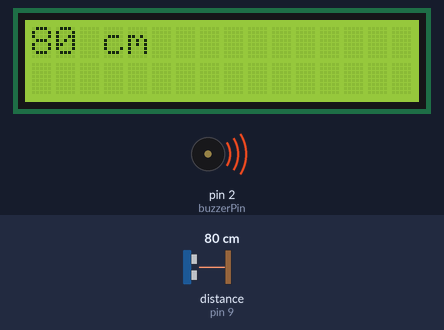
Simulated run of this sketch. Board: Arduino Uno, built with avr-gcc and run on an emulated ATmega328P. Shown: 16×2 character LCD, buzzer (waves = sounding, pin HIGH). Wiring (inferred from the names in the program): ultrasonic range finder: trigger pin 10; echo pin 9. The inputs (shaded band) are chosen by the test bench; at power-on: distance to the obstacle (sensor on pin 9) 80 cm. The echo pulse lasts 58.3 µs per cm; pins used as bus, display or sensor lines are not drawn.

Above: at 1.2 s.
1.3 s: distance to the obstacle (sensor on pin 9) set to 2 cm
At 3.1 s:
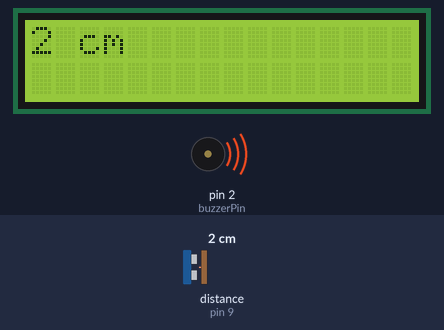
3.5 s: distance to the obstacle (sensor on pin 9) set to 4 cm
At 4.1 s:
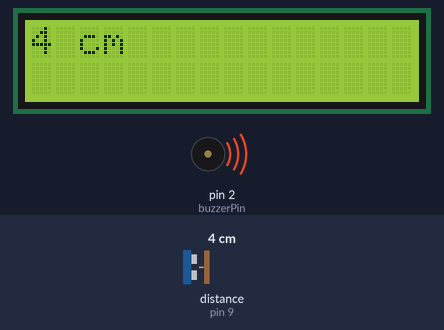
5.1 s: distance to the obstacle (sensor on pin 9) set to 9 cm
At 5.7 s:
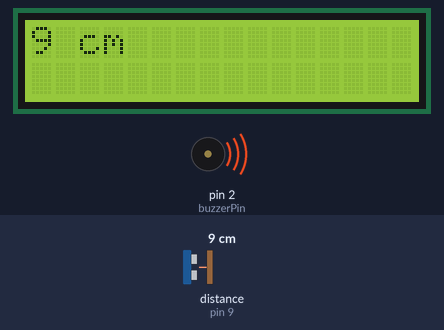
Timing chart, 0 to 8.1 s (numbered marks = the images above; inputs shaded):
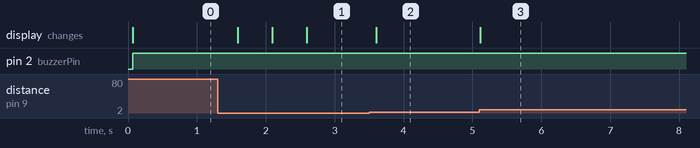

The sketch:

Exo1.ino
```cpp
#include <LiquidCrystal.h>
#include <Servo.h>

const int buzzerPin = 2;
const int trigPin = 10;
const int echoPin = 9;
int distance_max=320;
long distance=0;
long temps=0;

LiquidCrystal lcd(12, 11, 7, 6, 5, 4);

void setup() {

  lcd.begin(16,2);

  pinMode(buzzerPin,OUTPUT);
  pinMode(trigPin, OUTPUT);
  pinMode(echoPin, INPUT);

}

void loop() {

  digitalWrite(trigPin, LOW);
  delayMicroseconds(2);

  // Le trigger reçoit un courant 5V pendant 10 microsecondes
  // ce qui génère une onde ultrason.
  digitalWrite(trigPin, HIGH);
  delayMicroseconds(10);
  digitalWrite(trigPin, LOW);

  // Grâce à echoPin et la fonction pulseIn,
  // on lit la valeur du temps nécessaire à l'onde sonore pour réaliser un aller-retour
  temps = pulseIn(echoPin, HIGH);
  // On calcul la distance sachant la vitesse du son est d'environ 340 m/s dans l'air
  distance = temps/29/2;
  digitalWrite(buzzerPin,HIGH);

  // On affiche la distance sur le lcd
  lcd.clear();
  lcd.setCursor(0,0);
  lcd.print(distance);
  lcd.print(" cm");
  delay(500);
}
```

Measured:
- after the input at 1.3 s, the display: changes after 0.29 s (image 1)
- after the input at 3.5 s, the display: changes after 0.11 s (image 2)
- after the input at 5.1 s, the display: changes at once (image 3)
